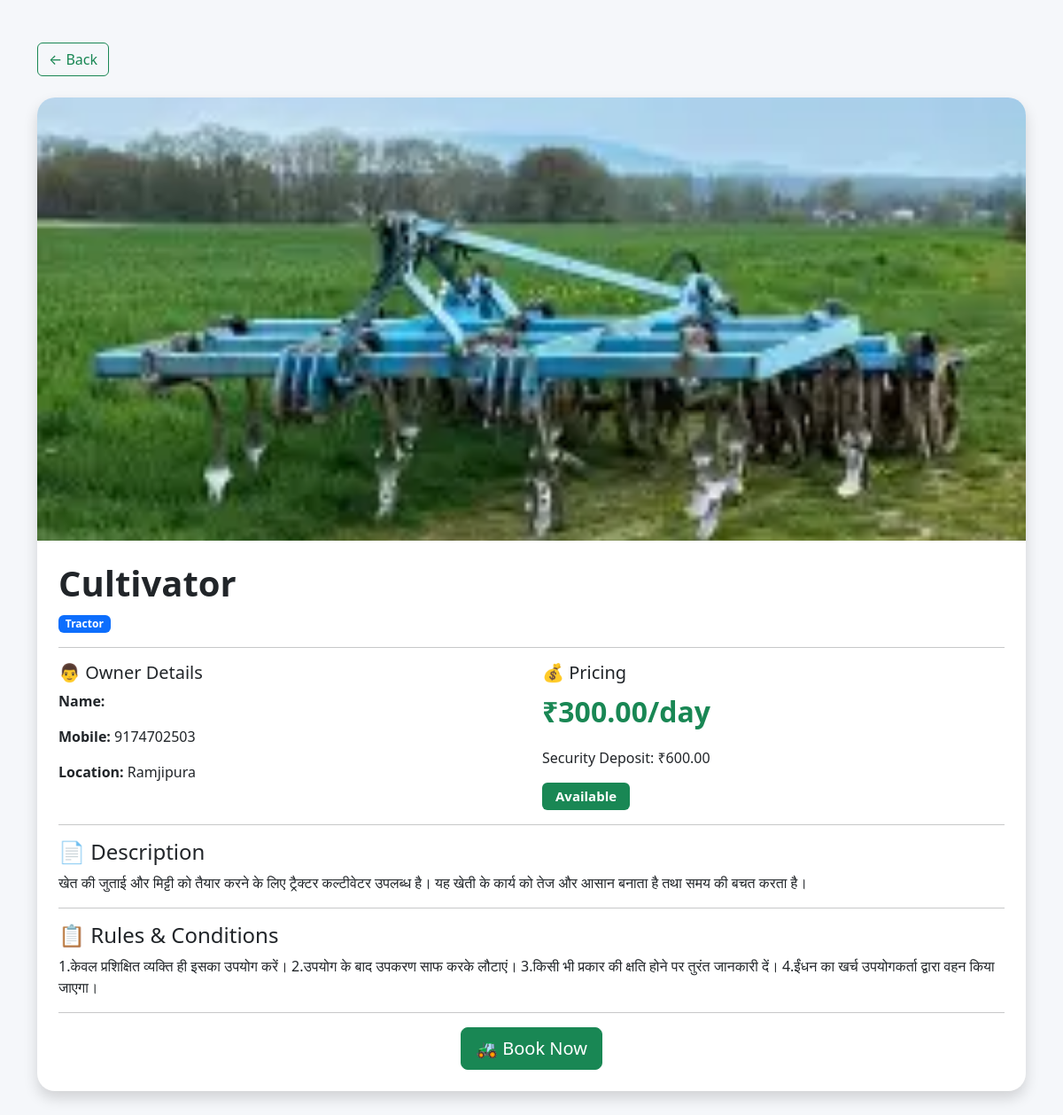
Page /equipment/1/ on the committed database.
### gramsangam/models.py (models this page shows, shortened)
class Equipment(models.Model):
    CATEGORY_CHOICES = [
        ('Tractor', 'Tractor'),
        ('Harvester', 'Harvester'),
        ('Rotavator', 'Rotavator'),
        ('Bore Machine', 'Bore Machine'),
        ('Sprayer', 'Sprayer'),
        ('Cultivator', 'Cultivator'),
    ]
    name = models.CharField(max_length=100)
    category = models.CharField(
        max_length=50,
        choices=CATEGORY_CHOICES
    )
    image = models.ImageField(
        upload_to='equipment_images/',
        blank=True,
        null=True
    )
    owner_name = models.CharField(max_length=100)
    owner_mobile = models.CharField(max_length=15)
    location = models.CharField(max_length=100)
    rent_per_day = models.DecimalField(
        max_digits=10,
        decimal_places=2
    )
    security_deposit = models.DecimalField(
        max_digits=10,
        decimal_places=2
    )
    available = models.BooleanField(default=True)
    description = models.TextField()
    rules = models.TextField()
    owner = models.ForeignKey(
    User,
    on_delete=models.CASCADE,
    null=True,
    blank=True
)
    created_at = models.DateTimeField(
        auto_now_add=True
    )

### gramsangam/views.py (the view)
def equipment_detail(request, id):
    equipment = get_object_or_404(
        Equipment,
        id=id
    )
    return render(
        request,
        'equipment_detail.html',
        {
            'equipment': equipment
        }
    )

### templates/equipment_detail.html (shortened to what this page needs)
<!DOCTYPE html>
<html>
<head>
    <link href="https://cdn.jsdelivr.net/npm/bootstrap@5.3.3/dist/css/bootstrap.min.css" rel="stylesheet">
</head>
<body>
<div class="container py-5">
    <a href="/equipment/" class="btn btn-outline-success mb-4">
        ← Back
    </a>
    <div class="card detail-card shadow">
        {% if equipment.image %}
        <img src="{{ equipment.image.url }}"
             class="equipment-image">
        {% endif %}
        <div class="card-body p-4">
            <h1 class="fw-bold">
                {{ equipment.name }}
            </h1>
            <span class="badge bg-primary">
                {{ equipment.category }}
            </span>
            <hr>
            <div class="row">
                <div class="col-md-6">
                    <h5>👨 Owner Details</h5>
                    <p>
                        <strong>Name:</strong>
                    </p>
                    <p>
                        <strong>Mobile:</strong>
                        {{ equipment.owner_mobile }}
                    </p>
                    <p>
                        <strong>Location:</strong>
                        {{ equipment.location }}
                    </p>
                </div>
                <div class="col-md-6">
                    <h5>💰 Pricing</h5>
                    <p class="price">
                        ₹{{ equipment.rent_per_day }}/day
                    </p>
                    <p>
                        Security Deposit:
                        ₹{{ equipment.security_deposit }}
                    </p>
                    {% if equipment.available %}
                    <span class="badge bg-success badge-status">
                        Available
                    </span>
                    {% else %}
                    <span class="badge bg-danger badge-status">
                        Not Available
                    </span>
                    {% endif %}
                </div>
            </div>
            <hr>
            <h4>📄 Description</h4>
            <p>
                {{ equipment.description }}
            </p>
            <hr>
            <h4>📋 Rules & Conditions</h4>
            <p>
                {{ equipment.rules }}
            </p>
            <hr>
            <div class="text-center">
                <a href="{% url 'book_equipment' equipment.id %}"
   class="btn btn-success btn-lg">
   🚜 Book Now
</a>
            </div>
        </div>
    </div>
</div>
</body>
</html>

### templates/equipment_detail.html (style rules this page uses)
body { background:#f5f7fa; }
.detail-card { border:none; border-radius:20px; overflow:hidden; }
.equipment-image { width:100%; height:500px; object-fit:cover; }
.price { color:#198754; font-size:32px; font-weight:bold; }
.badge-status { font-size:15px; padding:8px 15px; }

### rows in the picture
Equipment: image (picture), name "Cultivator", category "Tractor", owner_mobile "9174702503", location "Ramjipura", rent_per_day "300.00", security_deposit "600.00", description "खेत की जुताई और मिट्टी को तैयार करने के लिए ट्रैक्टर कल्टीवेटर उपलब्ध है। यह खेती के कार्य को तेज और आसान बनाता है तथा समय की बचत करता है।", rules "1.केवल प्रशिक्षित व्यक्ति ही इसका उपयोग करें। 2.उपयोग के बाद उपकरण साफ करके लौटाएं। 3.किसी भी प्रकार की क्षति होने पर तुरंत जानकारी दें। 4.ईंधन का खर्च उपयोगकर्ता द्वारा वहन किया जाएगा।"
